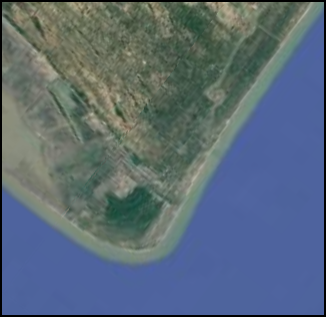
#> input picture data/coastline/5.png, 326 x 317 px
$ jupyter execute --allow-errors Model_Tuning.ipynb
#> lines starting #> are read from the running program, lines starting #| are printed output that depends on the picture
### utils/preprocess.py
import cv2
import numpy as np

def load_image(path):
    image = cv2.imread(path)
    return image

def to_grayscale(image):
    gray = cv2.cvtColor(image, cv2.COLOR_BGR2GRAY)
    return gray

def resize_image(image, size = (256, 256)):
    resized = cv2.resize(image, size)
    return resized

def normalize_image(image):
    image = image.astype(np.float32) / 255.0
    return image

def preprocess_pipeline(path, size = (256, 256)):
    image = load_image(path)
    image = to_grayscale(image)
    image = resize_image(image)
    image = normalize_image(image)
    return image

### cnn/cnn_model.py
import numpy as np
from cnn.conv import convolve
from cnn.activation import relu


class CustomCNN:

    def __init__(self):

        # Multi-directional filter bank
        self.kernels = [

            # Sobel X
            np.array([
                [-1, 0, 1],
                [-2, 0, 2],
                [-1, 0, 1]
            ]),

            # Sobel Y
            np.array([
                [-1, -2, -1],
                [ 0,  0,  0],
                [ 1,  2,  1]
            ]),

            # Laplacian
            np.array([
                [0,  1, 0],
                [1, -4, 1],
                [0,  1, 0]
            ]),

            # Diagonal filter
            np.array([
                [2, -1, -1],
                [-1, 2, -1],
                [-1, -1, 2]
            ])
        ]

    def forward(self, image):

        feature_maps = []

        for kernel in self.kernels:
            conv = convolve(image, kernel)
            activated = relu(conv)
            feature_maps.append(np.abs(activated))

        return feature_maps

### notebooks/Model_Tuning.ipynb
[cell 1]
import cv2
import numpy as np
import matplotlib.pyplot as plt

[cell 2]
import os
import sys
sys.path.append(os.path.abspath('..'))

[cell 3]
from utils.preprocess import preprocess_pipeline
from cnn.cnn_model import CustomCNN

from features.statistics import compute_stats
from rules.decision_rules import classify
from segmentation.patch_segmenter import segment_image

[cell 4]
path = "../data/coastline/5.png"
img = cv2.imread(path)
#> img is the input picture: shape (317, 326, 3); mean B, G, R 120.3, 105.5, 90
image = preprocess_pipeline(path)
#> in to_grayscale, `gray = cv2.cvtColor(image, cv2.COLOR_BGR2GRAY)`:
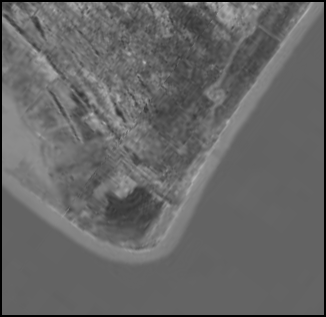
#> gray: shape (317, 326); min 0, max 182, mean 102.4
plt.imshow(cv2.cvtColor(img, cv2.COLOR_BGR2RGB))
#> after the loop in forward, `for kernel in self.kernels:`: feature_maps = []

[cell 5]
model = CustomCNN()
#> (the rest of this cell did not finish here and is left out)

#> (a cell that did not finish here is left out)

[cell 7]
def collect_patch_stats(image, model, patch_size=16, stride=4):

#> called with patch_size = 16, stride = 4
    h, w = image.shape
#> h = 256; w = 256

    means = []
    variances = []

    for i in range(0, h - patch_size + 1, stride):
        for j in range(0, w - patch_size + 1, stride):

            patch = image[i:i+patch_size, j:j+patch_size]
            feature_maps = model.forward(patch)

            mean_val, var_val = compute_stats(feature_maps)

            means.append(mean_val)
            variances.append(var_val)
#> after the loop, means = []; variances = []

    return np.array(means), np.array(variances)

#> (a cell that did not finish here is left out)

#> (a cell that did not finish here is left out)

#> (a cell that did not finish here is left out)

#> (a cell that did not finish here is left out)

[cell 12]
plt.figure(figsize=(7,6))

#> (the rest of this cell did not finish here and is left out)

#> (a cell that did not finish here is left out)

#> (a cell that did not finish here is left out)

[cell 15]
output = cv2.cvtColor(image, cv2.COLOR_GRAY2BGR)


$ run again, with data/coastline/1.png copied over data/coastline/5.png
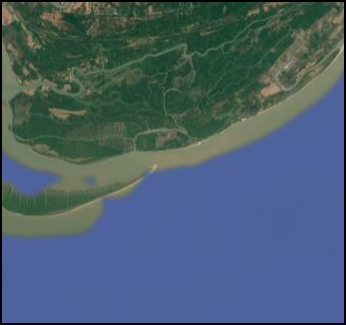
#> input picture data/coastline/1.png, 346 x 325 px
#> img is the input picture: shape (325, 346, 3); mean B, G, R 109.2, 93.8, 73.6
#> in to_grayscale, `gray = cv2.cvtColor(image, cv2.COLOR_BGR2GRAY)`:
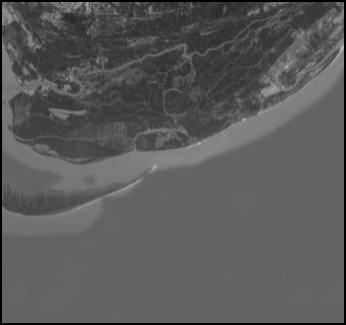
#> gray: shape (325, 346); min 0, max 182, mean 89.6
#> in resize_image, `resized = cv2.resize(image, size)`:
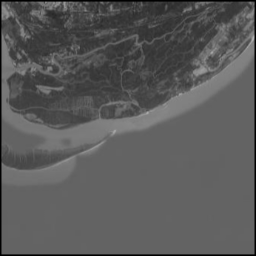
#> resized: shape (256, 256); min 0, max 178, mean 89.5
#> after the loop in forward, `for kernel in self.kernels:`: feature_maps = []

$ run again, with data/coastline/2.png copied over data/coastline/5.png
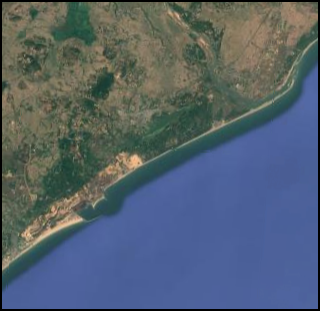
#> input picture data/coastline/2.png, 320 x 311 px
#> img is the input picture: shape (311, 320, 3); mean B, G, R 110, 96.8, 84.5
#> in to_grayscale, `gray = cv2.cvtColor(image, cv2.COLOR_BGR2GRAY)`:
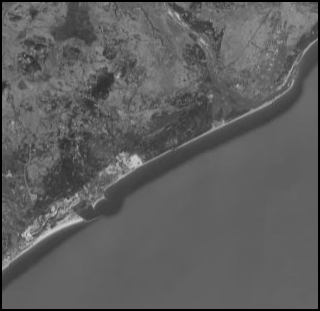
#> gray: shape (311, 320); min 0, max 210, mean 94.6
#> after the loop in forward, `for kernel in self.kernels:`: feature_maps = []

$ run again, with data/coastline/3.png copied over data/coastline/5.png
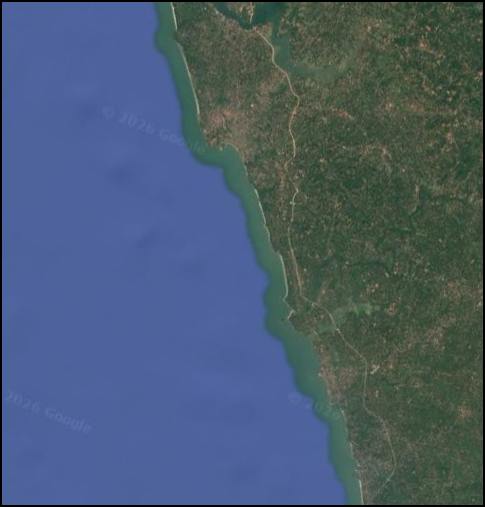
#> input picture data/coastline/3.png, 485 x 507 px
#> img is the input picture: shape (507, 485, 3); mean B, G, R 112, 91.2, 73.8
#> in to_grayscale, `gray = cv2.cvtColor(image, cv2.COLOR_BGR2GRAY)`:
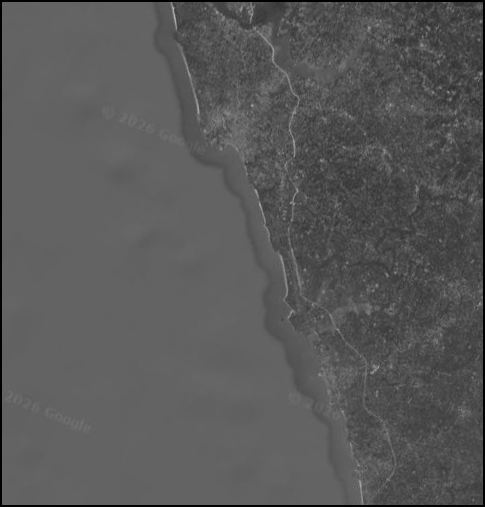
#> gray: shape (507, 485); min 0, max 179, mean 88.4
#> in resize_image, `resized = cv2.resize(image, size)`:
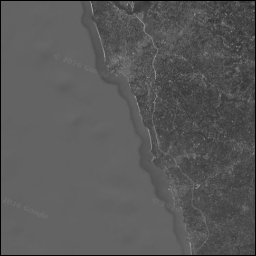
#> resized: shape (256, 256); min 0, max 172, mean 88.4
#> after the loop in forward, `for kernel in self.kernels:`: feature_maps = []
